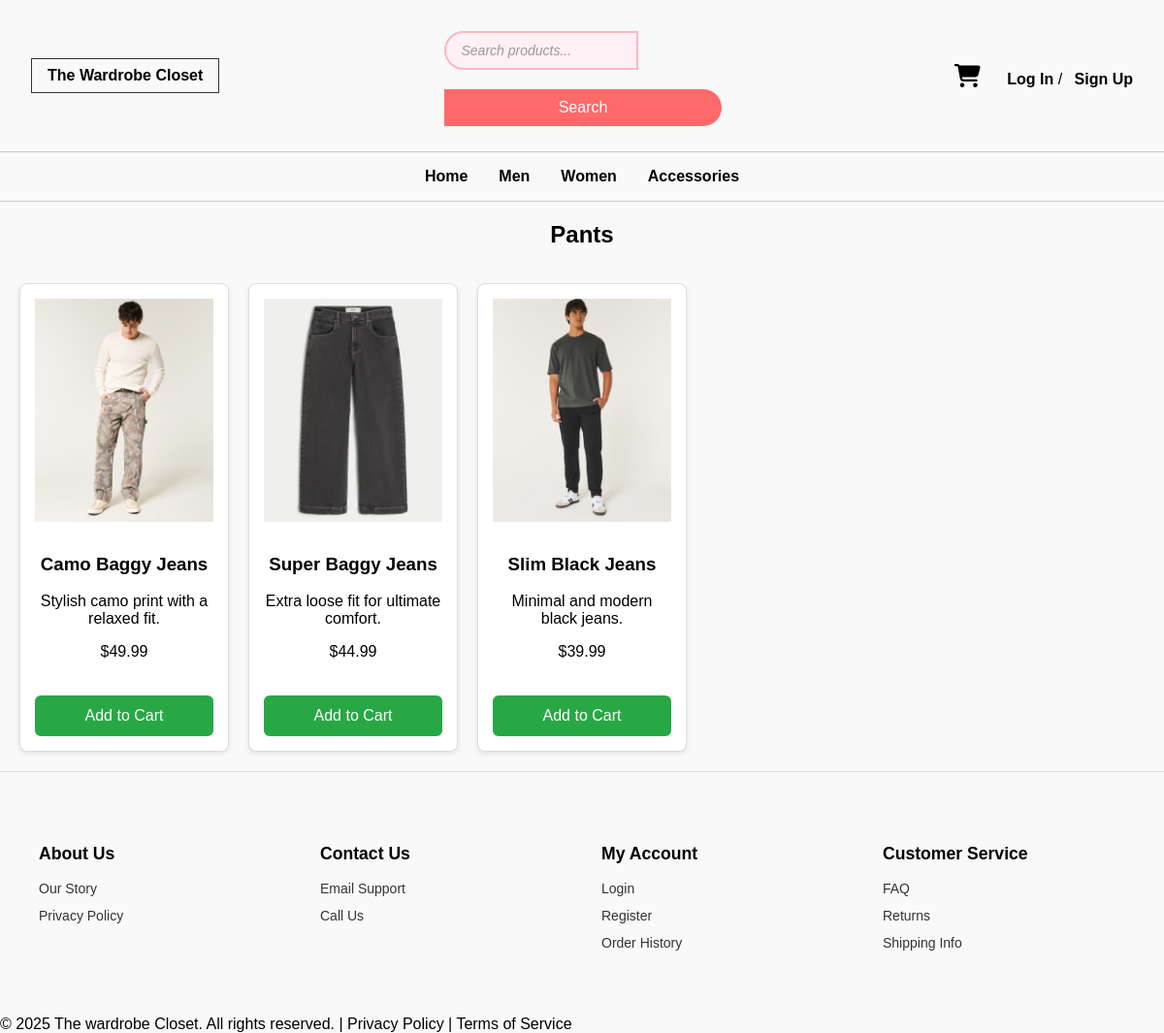
Screenshot of /men/Pants with the database file from the repository.
### app/models.py (models this page shows)
class Product(db.Model):
    id = db.Column(db.Integer, primary_key=True)
    name = db.Column(db.String(120), nullable=False)
    description = db.Column(db.Text)
    price = db.Column(db.Float, nullable=False)
    stock = db.Column(db.Integer, default=0)
    image_url = db.Column(db.String(255))
    size = db.Column(db.String(20))
    color = db.Column(db.String(30))
    category_id = db.Column(db.Integer, db.ForeignKey('category.id'))
    category = db.relationship('Category', backref='products')
    subcategory = db.Column(db.String(100))

### app/routes.py (the view)
@bp.route('/men/Pants')
def men_pants():
    men_category = Category.query.filter_by(name='Men').first()
    products = Product.query.filter_by(category_id=men_category.id, subcategory='pants').all()
    return render_template('men/men_pants.html', products=products)

### app/__init__.py (called while the page is built)
def create_app():
    app = Flask(__name__)
    app.config.from_object('config.Config')
    app.config['SECRET_KEY'] = 'your-secret-key'
    db.init_app(app)
    login_manager.init_app(app)
    migrate.init_app(app, db)
    from .models import User
    @login_manager.user_loader
    def load_user(user_id):
        return User.query.get(int(user_id))
    from . import routes
    app.register_blueprint(routes.bp)
    @app.context_processor
    def inject_cart_count():
        from flask_login import current_user
        if current_user.is_authenticated:
            count = CartItem.query.filter_by(user_id=current_user.id).count()
        else:
            count = 0
        return dict(cart_count=count)
    return app

### app/templates/men/men_pants.html (shortened to what this page needs)
{% extends "base.html" %}
{% block content %}
<h2 class="section-title">Pants</h2>
<div class="product-grid">
  {% for product in products %}
  <div class="product-card">
    <img src="{{ url_for('static', filename=product.image_url) }}" alt="{{ product.name }}">
    <h3>{{ product.name }}</h3>
    <p>{{ product.description }}</p>
    <p class="price">${{ "%.2f"|format(product.price) }}</p>
    <form action="{{ url_for('main.add_to_cart', product_id=product.id) }}" method="POST">
      <button type="submit">Add to Cart</button>
    </form>
  </div>
  {% endfor %}
</div>
{% endblock %}

### app/static/styles.css (style rules this page uses)
* { box-sizing: border-box; }
body { margin: 0; font-family: Arial, sans-serif; background-color: #f9f9f9; }
.section-title { text-align: center; font-weight: bold; margin-bottom: 1rem; }
.product-grid { display: grid; grid-template-columns: repeat(auto-fill, minmax(200px, 1fr)); gap: 20px; padding: 20px; }
.product-card { border: 1px solid #ddd; padding: 15px; text-align: center; border-radius: 8px; background-color: #fff; box-shadow: 0 2px 5px rgba(0, 0, 0, 0.1); }
.product-card img { width: 100%; max-width: 200px; height: auto; margin-bottom: 10px; }
button { margin-top: 20px; width: 100%; padding: 12px; background-color: #28a745; color: white; font-size: 16px; border: none; border-radius: 6px; cursor: pointer; }

### rows the page displays
Product: image_url (picture), name "Camo Baggy Jeans", description "Stylish camo print with a relaxed fit.", price "49.99"
Product: image_url (picture), name "Super Baggy Jeans", description "Extra loose fit for ultimate comfort.", price "44.99"
Product: image_url (picture), name "Slim Black Jeans", description "Minimal and modern black jeans.", price "39.99"
